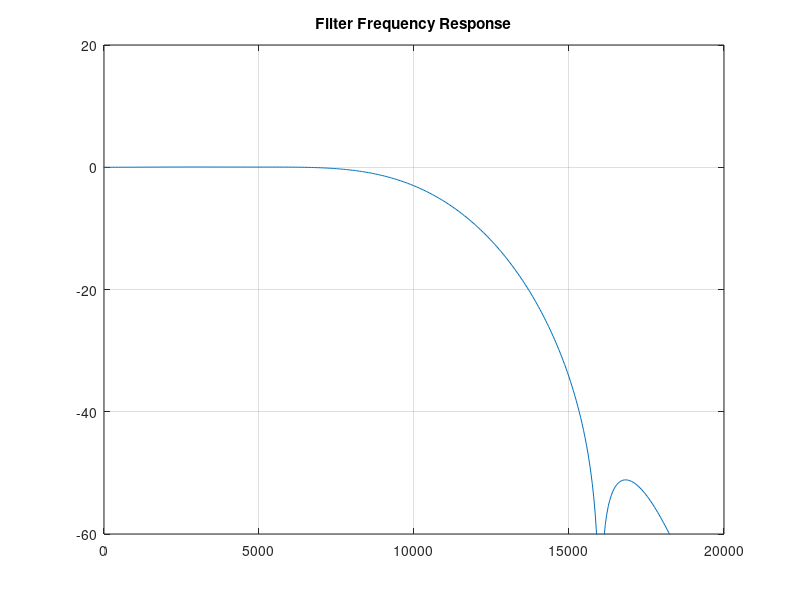
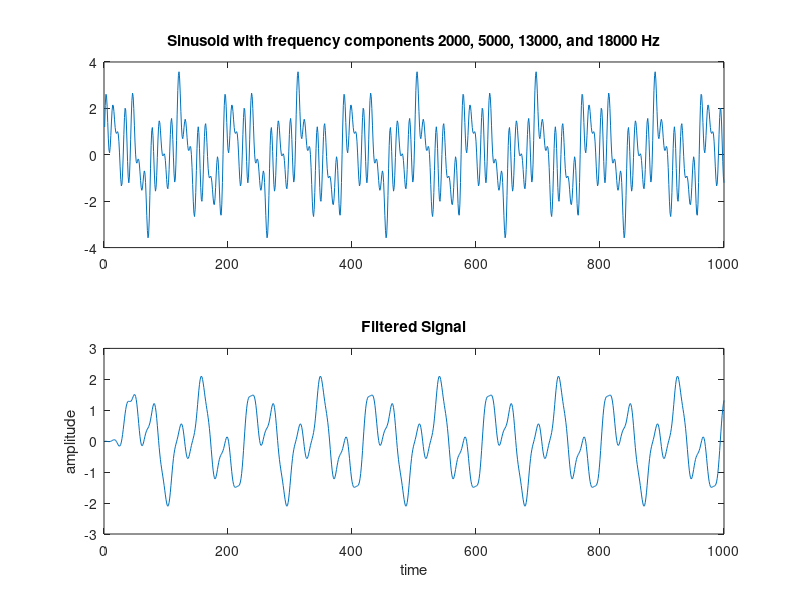
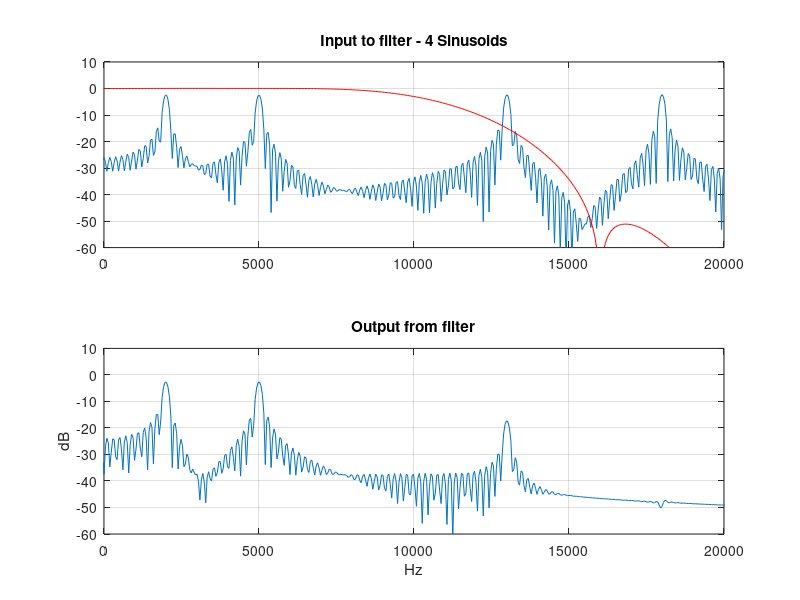

Source code (MATLAB) for these figures, in order:
close all;
clear all;
clf
f1 = 11200;
f2 = 15000;
delta_f = f2-f1;
Fs = 192000;
dB  = 30;
order=5;
t=0:1/Fs:0.005;
N = dB*Fs/(22*delta_f)
f =  [f1 ]/(Fs/2)
hc = fir1(round(N)-1, f,'low')
figure
plot((-0.5:1/4096:0.5-1/4096)*Fs,20*log10(abs(fftshift(fft(hc,4096)))))
axis([0 20000 -60 20])
title('Filter Frequency Response')
grid on

x = sin(2*pi*[1:1000]*5000/Fs) +  sin(2*pi*[1:1000]*2000/Fs) + sin(2*pi*[1:1000]*13000/Fs)  + sin(2*pi*[1:1000]*18000/Fs);

sig = 20*log10(abs(fftshift(fft(x,4096))));
xf = filter(hc,1,x)
figure
subplot(211)
plot(x)
title('Sinusoid with frequency components 2000, 5000, 13000, and 18000 Hz')
subplot(212)
plot(xf)
title('Filtered Signal')
xlabel('time')
ylabel('amplitude')
x= (x/sum(x))/20
sig = 20*log10(abs(fftshift(fft(x,4096))));
xf = filter(hc,1,x)

figure
subplot(211)
plot((-0.5:1/4096:0.5-1/4096)*Fs,sig)
hold on
plot((-0.5:1/4096:0.5-1/4096)*Fs,20*log10(abs(fftshift(fft(hc,4096)))),'color','r')
hold off
axis([0 20000 -60 10])
title('Input to filter - 4 Sinusoids')
grid on
subplot(212)
plot((-0.5:1/4096:0.5-1/4096)*Fs,20*log10(abs(fftshift(fft(xf,4096)))))
axis([0 20000 -60 10])
title('Output from filter')
xlabel('Hz')
ylabel('dB')
grid on
